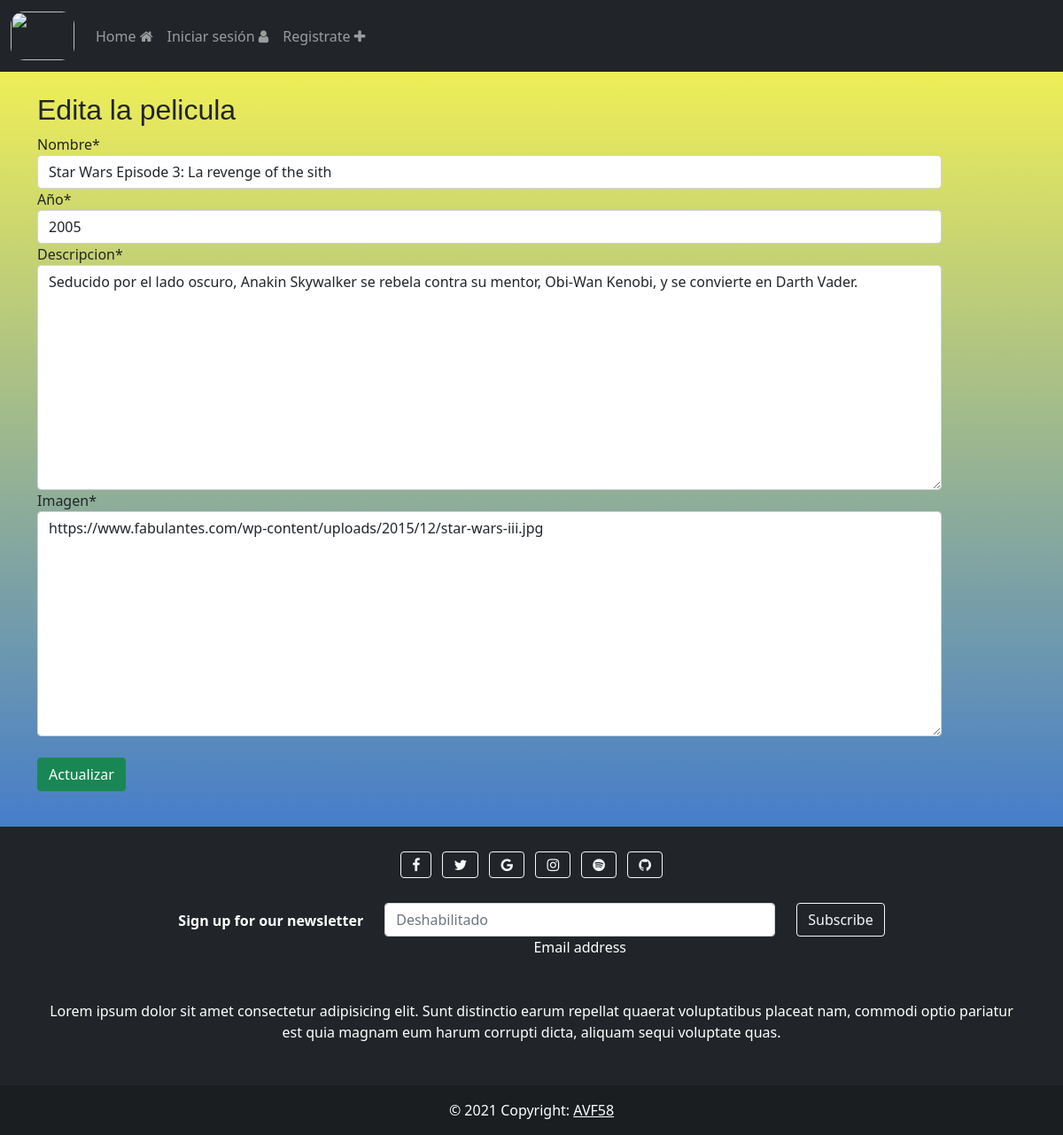
The page /peli/1/editar on the database its author committed.
### peliculas/models.py (models this page shows, shortened)
class Post(models.Model):
    nombre = models.CharField(max_length=100)
    productora  = models.ForeignKey(
        Productora,
        null=True,
        blank=True,
        on_delete = models.CASCADE,
    )
    descripcion = models.TextField()
    imagen = models.TextField(default='')
    año = models.IntegerField()

### peliculas/views.py (the view)
# urls.py: path('peli/<int:pk>/editar', peliculaUpdateView.as_view(), name='editarPelicula'),
class peliculaUpdateView(UpdateView):
    model = Post
    template_name = "editarPelicula.html"
    fields = ['nombre','año','descripcion','imagen']
    success_url = reverse_lazy('home')

### templates/editarPelicula.html (shortened to what this page needs)
{% extends 'base.html' %}
{% load crispy_forms_tags %}
{% block contenido %}
<body>
<form method="post" novalidate>{% csrf_token %}
    <div class="row">
        <div class="col-11">
            <h2 style="font-family: Impact, Haettenschweiler, 'Arial Narrow Bold', sans-serif;">Edita la pelicula</h2>
            {{ form|crispy }}
        </div>
    </div>
    <br>
    <button type="submit" class="btn btn-success">Actualizar</button>
</form>
</body>
<br>
{% endblock %}

### templates/base.html (shortened to what this page needs)
<link href="https://cdn.jsdelivr.net/npm/bootstrap@5.0.0-beta3/dist/css/bootstrap.min.css" rel="stylesheet">
<link rel="stylesheet" href="https://cdnjs.cloudflare.com/ajax/libs/font-awesome/4.7.0/css/font-awesome.min.css">
{% load static %}
    <nav class="navbar navbar-expand-lg navbar-dark bg-dark">
        <div class="container-fluid">
            <a class="navbar-brand" href="{% url 'home'%}"><img style="border-color: white;border-radius: 15px;" width="72px" height="55px" src="https://pbs.twimg.com/profile_images/1080552745088835584/sAcfAIOQ.jpg" alt=""></a>
            <div class="collapse navbar-collapse" id="navbarSupportedContent">
            <ul class="navbar-nav me-auto mb-2 mb-lg-0">
                <li class="nav-item">
                <a class="nav-link" aria-current="page" href="{% url 'home'%}">Home <i class="fa fa-home"></i></a>
                </li>
                {% if user.is_authenticated %}
                <li class="nav-item">
                <a class="nav-link" aria-current="page" href="{% url 'logout'%}"><i class="fa fa-user"></i> {{user.username}}</a>
                </li>
                <li class="nav-item">
                <a class="nav-link" aria-current="page" href="{% url 'contacto'%}">Contacto <i class="fa fa-envelope"></i></a>
                </li>
                <li class="nav-item">
                <a class="nav-link" aria-current="page" href="{% url 'change_password' %}">Settings <i class="fa fa-gear"></i></a>
                </li>
                <li style="margin-left: 780px;" class="nav-item">
                <a style="color: green; font-weight: bold;" class="nav-link" aria-current="page" href="{% url 'nuevaPelicula'%}">Add new movie <i class="fa fa-plus"></i></a>
                </li>
                {% else %}
                <li class="nav-item">
                <a class="nav-link" aria-current="page" href="{% url 'login'%}">Iniciar sesión <i class="fa fa-user"></i></a>
                </li>
                <li class="nav-item">
                <a class="nav-link" aria-current="page" href="{% url 'registro'%}">Registrate <i class="fa fa-plus"></i></a>
                </li>
                {% endif %}
            </ul>
            </div>
        </div>
    </nav>
<div class="container">
    {% block contenido %}
    {% endblock %}
</div>
<footer class="bg-dark text-center text-white">
  <div class="container p-4">
    <section class="mb-4">
      <a class="btn btn-outline-light btn-floating m-1" href="#!" role="button"
        ><i class="fa fa-facebook-f"></i
      ></a>
      <a class="btn btn-outline-light btn-floating m-1" href="#!" role="button"
        ><i class="fa fa-twitter"></i
      ></a>
      <a class="btn btn-outline-light btn-floating m-1" href="#!" role="button"
        ><i class="fa fa-google"></i
      ></a>
      <a class="btn btn-outline-light btn-floating m-1" href="#!" role="button"
        ><i class="fa fa-instagram"></i
      ></a>
      <a class="btn btn-outline-light btn-floating m-1" href="#!" role="button"
        ><i class="fa fa-spotify"></i
      ></a>
      <a class="btn btn-outline-light btn-floating m-1" href="#!" role="button"
        ><i class="fa fa-github"></i
      ></a>
    </section>
    <section class="">
      <form action="">
        <div class="row d-flex justify-content-center">
          <div class="col-auto">
            <p class="pt-2">
              <strong>Sign up for our newsletter</strong>
            </p>
          </div>
          <div class="col-md-5 col-12">
            <div class="form-outline form-white mb-4">
              <input type="email" placeholder="Deshabilitado" id="form5Example2" class="form-control" />
              <label class="form-label" for="form5Example2">Email address</label>
            </div>
          </div>
          <div class="col-auto">
            <button type="submit" class="btn btn-outline-light mb-4">
              Subscribe
            </button>
          </div>
        </div>
      </form>
    </section>
    <section class="mb-4">
      <p>
        Lorem ipsum dolor sit amet consectetur adipisicing elit. Sunt distinctio earum
        repellat quaerat voluptatibus placeat nam, commodi optio pariatur est quia magnam
        eum harum corrupti dicta, aliquam sequi voluptate quas.
      </p>
    </section>
  </div>
  <div class="text-center p-3" style="background-color: rgba(0, 0, 0, 0.2);">
    © 2021 Copyright:
    <a class="text-white" href="#">AVF58</a>
  </div>
</footer>

### templates/editarPelicula.html (style rules this page uses)
body { background: #004FF9; background: -webkit-linear-gradient(to bottom, #FFF94C, #004FF9); background: linear-gradient(to bottom, #FFF94C, #004FF9); }

### rows shown on the page
Post: nombre "Star Wars Episode 3: La revenge of the sith", año "2005", descripcion "Seducido por el lado oscuro, Anakin Skywalker se rebela contra su mentor, Obi-Wan Kenobi, y se convierte en Darth Vader.", imagen "https://www.fabulantes.com/wp-content/uploads/2015/12/star-wars-iii.jpg"
